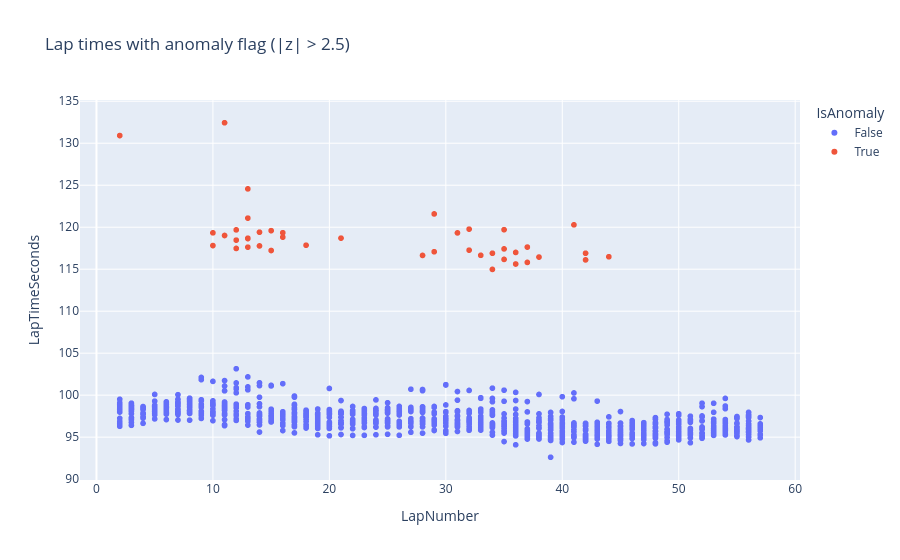

Notebook code cell kept with this figure:
### Code cell
import plotly.express as px

fig = px.scatter(
    scored,
    x="LapNumber",
    y="LapTimeSeconds",
    color=scored["LapTimeZScore"].abs() > 2.5,
    facet_col=None,
    title="Lap times with anomaly flag (|z| > 2.5)",
    labels={"color": "IsAnomaly"},
)
fig

### Figure 1 — Plotly figure (JSON) as saved in the notebook; plotly's stock layout.template omitted (floating-point values rounded to 4 significant figures; data arrays with more than 128 entries replaced by an {"elided": "..."} marker saying what was removed)
{"data": [{"hovertemplate": "IsAnomaly=False<br>LapNumber=%{x}<br>LapTimeSeconds=%{y}<extra></extra>", "legendgroup": "False", "marker": {"color": "#636efa", "symbol": "circle"}, "mode": "markers", "name": "False", "showlegend": true, "type": "scattergl", "x": {"elided": "1065 float values"}, "xaxis": "x", "y": {"elided": "1065 float values"}, "yaxis": "y"}, {"hovertemplate": "IsAnomaly=True<br>LapNumber=%{x}<br>LapTimeSeconds=%{y}<extra></extra>", "legendgroup": "True", "marker": {"color": "#EF553B", "symbol": "circle"}, "mode": "markers", "name": "True", "showlegend": true, "type": "scattergl", "x": [16.0, 37.0, 16.0, 42.0, 13.0, 13.0, 32.0, 44.0, 13.0, 34.0, 2.0, 21.0, 42.0, 12.0, 35.0, 12.0, 33.0, 14.0, 34.0, 11.0, 31.0, 13.0, 37.0, 13.0, 35.0, 14.0, 36.0, 12.0, 32.0, 15.0, 36.0, 11.0, 29.0, 41.0, 10.0, 28.0, 15.0, 35.0, 18.0, 38.0, 10.0, 29.0], "xaxis": "x", "y": [119.3, 117.6, 118.8, 116.9, 121.1, 124.6, 119.8, 116.5, 118.6, 115.0, 130.9, 118.7, 116.1, 117.5, 116.2, 119.7, 116.7, 117.8, 116.9, 119.0, 119.3, 117.6, 115.8, 118.7, 119.7, 119.4, 117.0, 118.5, 117.3, 117.2, 115.6, 132.4, 121.6, 120.3, 117.8, 116.6, 119.6, 117.4, 117.9, 116.4, 119.3, 117.1], "yaxis": "y"}], "layout": {"legend": {"title": {"text": "IsAnomaly"}, "tracegroupgap": 0}, "title": {"text": "Lap times with anomaly flag (|z| > 2.5)"}, "xaxis": {"anchor": "y", "domain": [0.0, 1.0], "title": {"text": "LapNumber"}}, "yaxis": {"anchor": "x", "domain": [0.0, 1.0], "title": {"text": "LapTimeSeconds"}}}}
